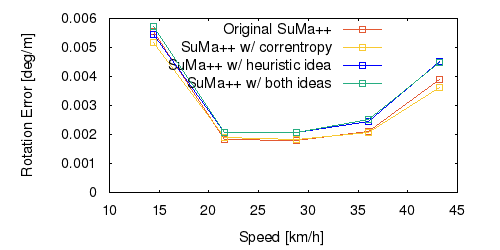

Write the gnuplot code that produced this figure.
set term png size 500,250 font "Helvetica" 11
set output "05_rs.png"
set size ratio 0.5
set yrange [0:*]
set xlabel "Speed [km/h]"
set ylabel "Rotation Error [deg/m]"
set key left top
plot "o.txt" using ($1*3.6):($2*57.3) title 'Original SuMa++' lc rgb "#e35933" pt 4 w linespoints, \
"c.txt" using ($1*3.6):($2*57.3) title 'SuMa++ w/ correntropy' lc rgb "#df8c932" pt 4 w linespoints, \
"l.txt" using ($1*3.6):($2*57.3) title 'SuMa++ w/ heuristic idea' lc rgb "#0000FF" pt 4 w linespoints, \
"b.txt" using ($1*3.6):($2*57.3) title 'SuMa++ w/ both ideas' lc rgb "#27ad81" pt 4 w linespoints
